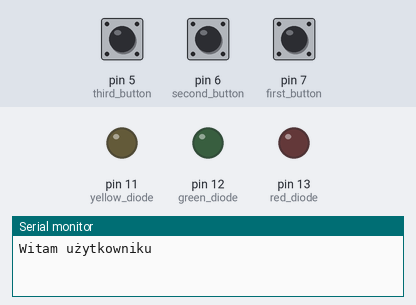
Bench run of a sketch on a simulated Arduino Uno, built with avr-gcc and run on an emulated ATmega328P. Shown: output pins drawn as LEDs (lit = HIGH), the last lines printed to the serial monitor. Dashed ring = blinking. Inputs (shaded band) come from the test bench; at power-on: pin 6 (second_button) HIGH, pin 7 (first_button) HIGH, pin 5 (third_button) HIGH.

Above: at 1.2 s.
1.3 s: pin 6 (second_button) pulled LOW for 3.2 s
At 2.1 s:
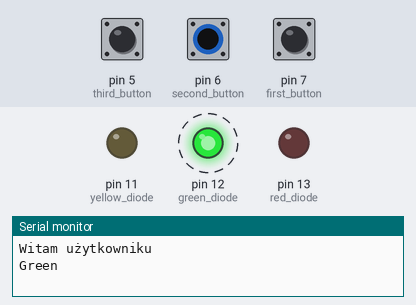
6.0 s: pin 7 (first_button) pulled LOW for 0.15 s
At 6.07 s:
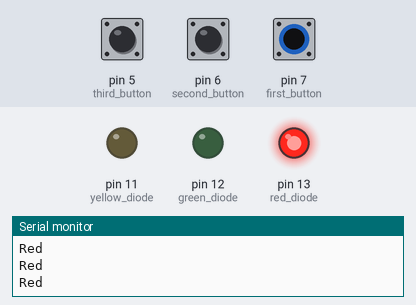
7.6 s: pin 7 (first_button) pulled LOW for 3.2 s
At 11.2 s:
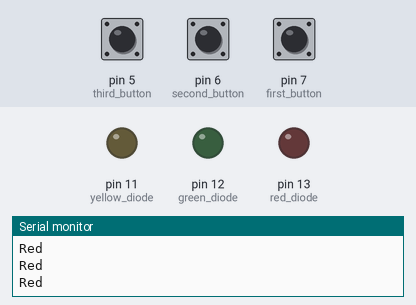
12.3 s: pin 6 (second_button) driven LOW and pin 7 (first_button) driven LOW
At 13.1 s:
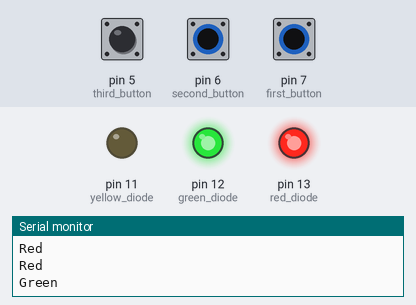
15.3 s: pin 5 (third_button) pulled LOW for 3.2 s
21.5 s: pin 6 (second_button) driven HIGH
At 23.5 s:
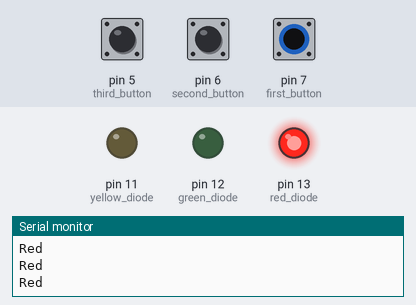
Timing chart, 0 to 24.8 s (numbered marks = the images above; inputs shaded):
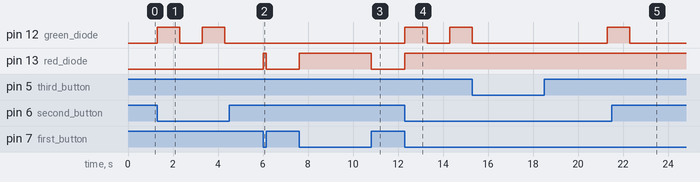

The sketch:

3.serial.begin.ino
```cpp
// Zadanie 3
// W tym zadaniu zostanie wprowadzony interfejs szeregowy UART. W skrócie pozwala on na komunikacje arduino z komputerem
// Zadanie będzie polegało na rozbudowaniu poprzedniego o wyświetalnie różnych komunikatów w zależności od wciśniętego przycisku.
// Program powinien:
// Przywitać się jednokrotnie zdaniem "Witam użytkowniku"
// Storzyć zmienną globalną typu string o nazwie "color", która przechowuje nazwe koloru ostanio włączonej diody
// Zmienna color startowo powinna zawierać wartość "Pusto"
// Zawartość zmiennej powina zostać wypisana przy każdym włączeniu diody
// W zadaniu należy użyć tylko jednej zmiennej

#define red_diode 13
#define green_diode 12
#define yellow_diode 11

#define first_button 7
#define second_button 6
#define third_button 5

//Tutaj definiuje się zmienne globalne
String color = "Pusto";


void setup() {
  pinMode(red_diode, OUTPUT);
  pinMode(green_diode, OUTPUT);
  pinMode(yellow_diode, OUTPUT);

  digitalWrite(red_diode, LOW);
  digitalWrite(green_diode, LOW);
  digitalWrite(yellow_diode, LOW);

  pinMode(first_button, INPUT_PULLUP);
  pinMode(second_button, INPUT_PULLUP);
  pinMode(third_button, INPUT_PULLUP);

  //Uruchamiamy transmisję pomiędzy komputerem i arduino
  Serial.begin(9600);
  // Witamy się z użytkownikiem
  Serial.println("Witam użytkowniku");
}

void loop() {


  // Kod dla diody czerwonej
  if(digitalRead(first_button) == LOW and digitalRead(third_button) == HIGH ){
    digitalWrite(red_diode, HIGH);
    color = "Red";
    Serial.println(color);
  }else{
    digitalWrite(red_diode, LOW);
  }

  // Kod dla diody zielonej
  while(digitalRead(second_button) == LOW and digitalRead(third_button) == HIGH ){
    color = "Green";
    Serial.println(color);
    digitalWrite(green_diode, HIGH);
    delay(1000);
    digitalWrite(green_diode, LOW);
    delay(1000);
  }

  // Kod dla diody żółtej
  if(digitalRead(third_button) == LOW and digitalRead(first_button) == LOW and digitalRead(second_button) == HIGH){
    color = "Yellow";
    Serial.println(color);
    digitalWrite(yellow_diode, HIGH);
  }else{
    digitalWrite(yellow_diode, LOW);
  }

  //Zadanie dodatkowe
  while(digitalRead(third_button) == LOW and digitalRead(first_button) == LOW and digitalRead(second_button) == LOW){
    Serial.println("Nie wciskaj wszystkich przycisków jednocześnie!");
    delay(5000);
  }
  }
```

Measured:
- after the input at 1.3 s, pin 12 (green_diode): alternates HIGH for 1.0 s and LOW for 1.0 s, starting at once
- after the input at 6.0 s, pin 13 (red_diode): LOW → HIGH at once, → LOW 0.15 s later
- after the input at 7.6 s, pin 13 (red_diode): LOW → HIGH at once, → LOW 3.2 s later
- after the input at 12.3 s, pin 12 (green_diode): LOW → HIGH at once, → LOW 1.0 s later, → HIGH 1.0 s later; pin 13 (red_diode): LOW → HIGH at once
- after the input at 21.5 s, pin 12 (green_diode): goes on until 22.3 s, then stays LOW
